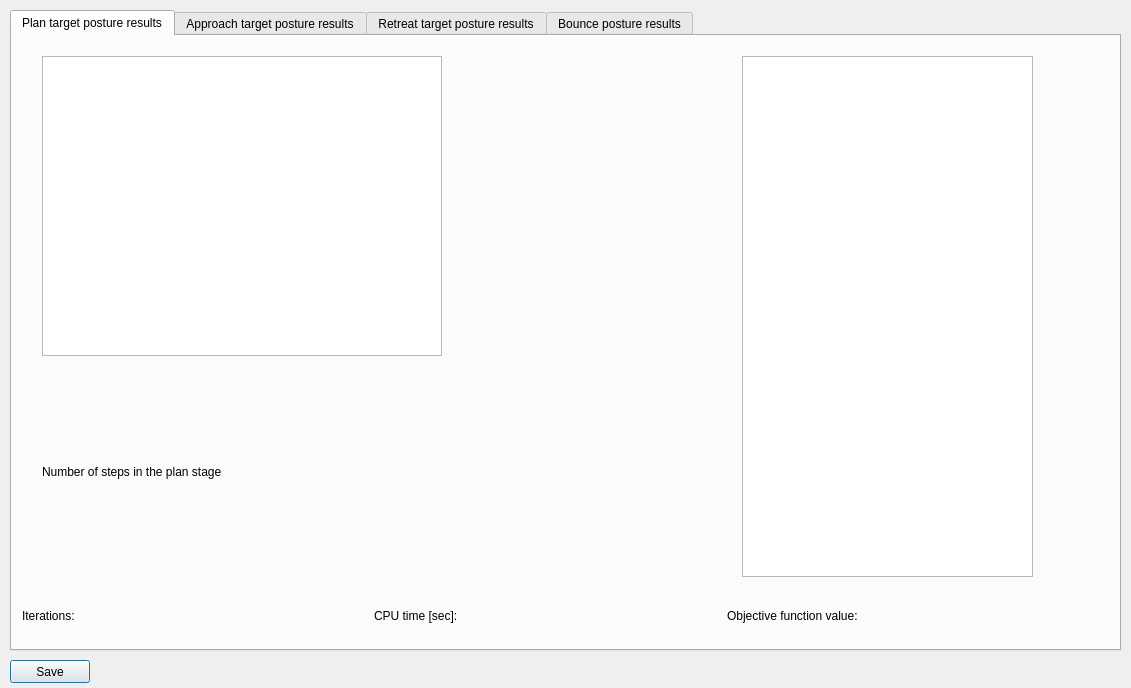
<?xml version="1.0" encoding="UTF-8"?>
<ui version="4.0">
 <class>WarmStartResultsDialog</class>
 <widget class="QDialog" name="WarmStartResultsDialog">
  <property name="geometry">
   <rect>
    <x>0</x>
    <y>0</y>
    <width>1131</width>
    <height>688</height>
   </rect>
  </property>
  <property name="windowTitle">
   <string>Results of the warm start parameters  </string>
  </property>
  <widget class="QTabWidget" name="tabWidget">
   <property name="geometry">
    <rect>
     <x>10</x>
     <y>10</y>
     <width>1111</width>
     <height>641</height>
    </rect>
   </property>
   <property name="currentIndex">
    <number>0</number>
   </property>
   <widget class="QWidget" name="tab_plan">
    <attribute name="title">
     <string>Plan target posture results</string>
    </attribute>
    <widget class="QWidget" name="layoutWidget">
     <property name="geometry">
      <rect>
       <x>10</x>
       <y>570</y>
       <width>1051</width>
       <height>19</height>
      </rect>
     </property>
     <layout class="QHBoxLayout" name="horizontalLayout_5">
      <item>
       <layout class="QHBoxLayout" name="horizontalLayout_6">
        <item>
         <widget class="QLabel" name="label_iter_count_plan">
          <property name="text">
           <string>Iterations:</string>
          </property>
         </widget>
        </item>
        <item>
         <widget class="QLabel" name="label_iter_count_plan_value">
          <property name="text">
           <string/>
          </property>
         </widget>
        </item>
       </layout>
      </item>
      <item>
       <layout class="QHBoxLayout" name="horizontalLayout_7">
        <item>
         <widget class="QLabel" name="label_cpu_time_plan">
          <property name="text">
           <string>CPU time [sec]:</string>
          </property>
         </widget>
        </item>
        <item>
         <widget class="QLabel" name="label_cpu_time_plan_value">
          <property name="text">
           <string/>
          </property>
         </widget>
        </item>
       </layout>
      </item>
      <item>
       <layout class="QHBoxLayout" name="horizontalLayout_8">
        <item>
         <widget class="QLabel" name="label_obj_func_plan">
          <property name="text">
           <string>Objective function value:</string>
          </property>
         </widget>
        </item>
        <item>
         <widget class="QLabel" name="label_obj_func_plan_value">
          <property name="text">
           <string/>
          </property>
         </widget>
        </item>
       </layout>
      </item>
     </layout>
    </widget>
    <widget class="QTableWidget" name="tableWidget_init_guess_plan">
     <property name="geometry">
      <rect>
       <x>30</x>
       <y>20</y>
       <width>400</width>
       <height>300</height>
      </rect>
     </property>
    </widget>
    <widget class="QTableWidget" name="tableWidget_dual_vars_plan">
     <property name="geometry">
      <rect>
       <x>730</x>
       <y>20</y>
       <width>291</width>
       <height>521</height>
      </rect>
     </property>
    </widget>
    <widget class="QWidget" name="">
     <property name="geometry">
      <rect>
       <x>30</x>
       <y>420</y>
       <width>391</width>
       <height>31</height>
      </rect>
     </property>
     <layout class="QHBoxLayout" name="horizontalLayout_17">
      <item>
       <widget class="QLabel" name="label_warm_n_steps">
        <property name="text">
         <string>Number of steps in the plan stage</string>
        </property>
       </widget>
      </item>
      <item>
       <widget class="QLabel" name="label_warm_n_steps_value">
        <property name="text">
         <string/>
        </property>
       </widget>
      </item>
     </layout>
    </widget>
   </widget>
   <widget class="QWidget" name="tab_approach">
    <attribute name="title">
     <string>Approach target posture results</string>
    </attribute>
    <widget class="QWidget" name="layoutWidget">
     <property name="geometry">
      <rect>
       <x>10</x>
       <y>570</y>
       <width>1051</width>
       <height>19</height>
      </rect>
     </property>
     <layout class="QHBoxLayout" name="horizontalLayout_4">
      <item>
       <layout class="QHBoxLayout" name="horizontalLayout">
        <item>
         <widget class="QLabel" name="label_iter_count_app">
          <property name="text">
           <string>Iterations:</string>
          </property>
         </widget>
        </item>
        <item>
         <widget class="QLabel" name="label_iter_count_app_value">
          <property name="text">
           <string/>
          </property>
         </widget>
        </item>
       </layout>
      </item>
      <item>
       <layout class="QHBoxLayout" name="horizontalLayout_2">
        <item>
         <widget class="QLabel" name="label_cpu_time_app">
          <property name="text">
           <string>CPU time [sec]:</string>
          </property>
         </widget>
        </item>
        <item>
         <widget class="QLabel" name="label_cpu_time_app_value">
          <property name="text">
           <string/>
          </property>
         </widget>
        </item>
       </layout>
      </item>
      <item>
       <layout class="QHBoxLayout" name="horizontalLayout_3">
        <item>
         <widget class="QLabel" name="label_obj_func_app">
          <property name="text">
           <string>Objective function value:</string>
          </property>
         </widget>
        </item>
        <item>
         <widget class="QLabel" name="label_obj_func_app_value">
          <property name="text">
           <string/>
          </property>
         </widget>
        </item>
       </layout>
      </item>
     </layout>
    </widget>
    <widget class="QTableWidget" name="tableWidget_dual_vars_app">
     <property name="geometry">
      <rect>
       <x>730</x>
       <y>20</y>
       <width>291</width>
       <height>521</height>
      </rect>
     </property>
    </widget>
    <widget class="QTableWidget" name="tableWidget_init_guess_app">
     <property name="geometry">
      <rect>
       <x>30</x>
       <y>20</y>
       <width>400</width>
       <height>300</height>
      </rect>
     </property>
    </widget>
   </widget>
   <widget class="QWidget" name="tab_retreat">
    <attribute name="title">
     <string>Retreat target posture results</string>
    </attribute>
    <widget class="QWidget" name="layoutWidget_2">
     <property name="geometry">
      <rect>
       <x>10</x>
       <y>570</y>
       <width>1051</width>
       <height>19</height>
      </rect>
     </property>
     <layout class="QHBoxLayout" name="horizontalLayout_9">
      <item>
       <layout class="QHBoxLayout" name="horizontalLayout_10">
        <item>
         <widget class="QLabel" name="label_iter_count_retreat">
          <property name="text">
           <string>Iterations:</string>
          </property>
         </widget>
        </item>
        <item>
         <widget class="QLabel" name="label_iter_count_retreat_value">
          <property name="text">
           <string/>
          </property>
         </widget>
        </item>
       </layout>
      </item>
      <item>
       <layout class="QHBoxLayout" name="horizontalLayout_11">
        <item>
         <widget class="QLabel" name="label_cpu_time_retreat">
          <property name="text">
           <string>CPU time [sec]:</string>
          </property>
         </widget>
        </item>
        <item>
         <widget class="QLabel" name="label_cpu_time_retreat_value">
          <property name="text">
           <string/>
          </property>
         </widget>
        </item>
       </layout>
      </item>
      <item>
       <layout class="QHBoxLayout" name="horizontalLayout_12">
        <item>
         <widget class="QLabel" name="label_obj_func_retreat">
          <property name="text">
           <string>Objective function value:</string>
          </property>
         </widget>
        </item>
        <item>
         <widget class="QLabel" name="label_obj_func_retreat_value">
          <property name="text">
           <string/>
          </property>
         </widget>
        </item>
       </layout>
      </item>
     </layout>
    </widget>
    <widget class="QTableWidget" name="tableWidget_dual_vars_retreat">
     <property name="geometry">
      <rect>
       <x>730</x>
       <y>20</y>
       <width>291</width>
       <height>521</height>
      </rect>
     </property>
    </widget>
    <widget class="QTableWidget" name="tableWidget_init_guess_retreat">
     <property name="geometry">
      <rect>
       <x>30</x>
       <y>20</y>
       <width>400</width>
       <height>300</height>
      </rect>
     </property>
    </widget>
   </widget>
   <widget class="QWidget" name="tab_bounce">
    <attribute name="title">
     <string>Bounce posture results</string>
    </attribute>
    <widget class="QWidget" name="layoutWidget_3">
     <property name="geometry">
      <rect>
       <x>10</x>
       <y>570</y>
       <width>1051</width>
       <height>19</height>
      </rect>
     </property>
     <layout class="QHBoxLayout" name="horizontalLayout_13">
      <item>
       <layout class="QHBoxLayout" name="horizontalLayout_14">
        <item>
         <widget class="QLabel" name="label_iter_count_bounce">
          <property name="text">
           <string>Iterations:</string>
          </property>
         </widget>
        </item>
        <item>
         <widget class="QLabel" name="label_iter_count_bounce_value">
          <property name="text">
           <string/>
          </property>
         </widget>
        </item>
       </layout>
      </item>
      <item>
       <layout class="QHBoxLayout" name="horizontalLayout_15">
        <item>
         <widget class="QLabel" name="label_cpu_time_bounce">
          <property name="text">
           <string>CPU time [sec]:</string>
          </property>
         </widget>
        </item>
        <item>
         <widget class="QLabel" name="label_cpu_time_bounce_value">
          <property name="text">
           <string/>
          </property>
         </widget>
        </item>
       </layout>
      </item>
      <item>
       <layout class="QHBoxLayout" name="horizontalLayout_16">
        <item>
         <widget class="QLabel" name="label_obj_func_bounce">
          <property name="text">
           <string>Objective function value:</string>
          </property>
         </widget>
        </item>
        <item>
         <widget class="QLabel" name="label_obj_func_bounce_value">
          <property name="text">
           <string/>
          </property>
         </widget>
        </item>
       </layout>
      </item>
     </layout>
    </widget>
    <widget class="QTableWidget" name="tableWidget_dual_vars_bounce">
     <property name="geometry">
      <rect>
       <x>730</x>
       <y>20</y>
       <width>291</width>
       <height>521</height>
      </rect>
     </property>
    </widget>
    <widget class="QTableWidget" name="tableWidget_init_guess_bounce">
     <property name="geometry">
      <rect>
       <x>30</x>
       <y>20</y>
       <width>400</width>
       <height>300</height>
      </rect>
     </property>
    </widget>
   </widget>
  </widget>
  <widget class="QPushButton" name="pushButton_save_warm_start_res">
   <property name="geometry">
    <rect>
     <x>10</x>
     <y>660</y>
     <width>80</width>
     <height>23</height>
    </rect>
   </property>
   <property name="text">
    <string>Save</string>
   </property>
  </widget>
 </widget>
 <resources/>
 <connections/>
</ui>
